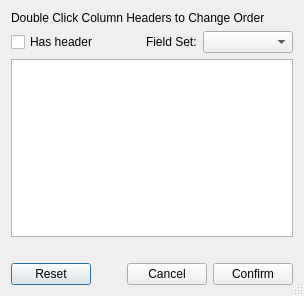
<?xml version="1.0" encoding="UTF-8"?>
<ui version="4.0">
 <class>Dialog</class>
 <widget class="QDialog" name="Dialog">
  <property name="geometry">
   <rect>
    <x>0</x>
    <y>0</y>
    <width>304</width>
    <height>296</height>
   </rect>
  </property>
  <property name="sizePolicy">
   <sizepolicy hsizetype="MinimumExpanding" vsizetype="Preferred">
    <horstretch>0</horstretch>
    <verstretch>0</verstretch>
   </sizepolicy>
  </property>
  <property name="windowTitle">
   <string>Dialog</string>
  </property>
  <property name="sizeGripEnabled">
   <bool>true</bool>
  </property>
  <property name="modal">
   <bool>true</bool>
  </property>
  <layout class="QVBoxLayout" name="verticalLayout">
   <item>
    <widget class="QLabel" name="label_instruction">
     <property name="text">
      <string>Double Click Column Headers to Change Order</string>
     </property>
    </widget>
   </item>
   <item>
    <layout class="QHBoxLayout" name="hbox_tools">
     <item>
      <widget class="QCheckBox" name="chb_has_header">
       <property name="toolTip">
        <string>Check to skip first line in file</string>
       </property>
       <property name="text">
        <string>Has header</string>
       </property>
      </widget>
     </item>
     <item alignment="Qt::AlignRight">
      <widget class="QLabel" name="label">
       <property name="text">
        <string>Field Set:</string>
       </property>
      </widget>
     </item>
     <item>
      <widget class="QComboBox" name="cob_field_set"/>
     </item>
    </layout>
   </item>
   <item>
    <widget class="QTableView" name="table_col_edit">
     <property name="sizePolicy">
      <sizepolicy hsizetype="MinimumExpanding" vsizetype="Expanding">
       <horstretch>0</horstretch>
       <verstretch>0</verstretch>
      </sizepolicy>
     </property>
     <property name="sizeAdjustPolicy">
      <enum>QAbstractScrollArea::AdjustToContentsOnFirstShow</enum>
     </property>
     <property name="editTriggers">
      <set>QAbstractItemView::AnyKeyPressed|QAbstractItemView::DoubleClicked|QAbstractItemView::EditKeyPressed|QAbstractItemView::SelectedClicked</set>
     </property>
     <attribute name="horizontalHeaderVisible">
      <bool>false</bool>
     </attribute>
    </widget>
   </item>
   <item>
    <widget class="QLabel" name="label_msg">
     <property name="text">
      <string/>
     </property>
    </widget>
   </item>
   <item>
    <layout class="QHBoxLayout" name="hbox_dlg_btns">
     <item>
      <widget class="QPushButton" name="btn_reset">
       <property name="sizePolicy">
        <sizepolicy hsizetype="Maximum" vsizetype="Preferred">
         <horstretch>0</horstretch>
         <verstretch>0</verstretch>
        </sizepolicy>
       </property>
       <property name="text">
        <string>Reset</string>
       </property>
      </widget>
     </item>
     <item>
      <spacer name="horizontalSpacer">
       <property name="orientation">
        <enum>Qt::Horizontal</enum>
       </property>
       <property name="sizeHint" stdset="0">
        <size>
         <width>40</width>
         <height>20</height>
        </size>
       </property>
      </spacer>
     </item>
     <item>
      <widget class="QPushButton" name="btn_cancel">
       <property name="sizePolicy">
        <sizepolicy hsizetype="Minimum" vsizetype="Preferred">
         <horstretch>0</horstretch>
         <verstretch>0</verstretch>
        </sizepolicy>
       </property>
       <property name="text">
        <string>Cancel</string>
       </property>
      </widget>
     </item>
     <item>
      <widget class="QPushButton" name="btn_confirm">
       <property name="sizePolicy">
        <sizepolicy hsizetype="Minimum" vsizetype="Preferred">
         <horstretch>0</horstretch>
         <verstretch>0</verstretch>
        </sizepolicy>
       </property>
       <property name="text">
        <string>Confirm</string>
       </property>
      </widget>
     </item>
    </layout>
   </item>
  </layout>
 </widget>
 <resources/>
 <connections>
  <connection>
   <sender>btn_cancel</sender>
   <signal>clicked()</signal>
   <receiver>Dialog</receiver>
   <slot>reject()</slot>
   <hints>
    <hint type="sourcelabel">
     <x>421</x>
     <y>328</y>
    </hint>
    <hint type="destinationlabel">
     <x>274</x>
     <y>174</y>
    </hint>
   </hints>
  </connection>
  <connection>
   <sender>btn_confirm</sender>
   <signal>clicked()</signal>
   <receiver>Dialog</receiver>
   <slot>accept()</slot>
   <hints>
    <hint type="sourcelabel">
     <x>502</x>
     <y>328</y>
    </hint>
    <hint type="destinationlabel">
     <x>274</x>
     <y>174</y>
    </hint>
   </hints>
  </connection>
 </connections>
</ui>
